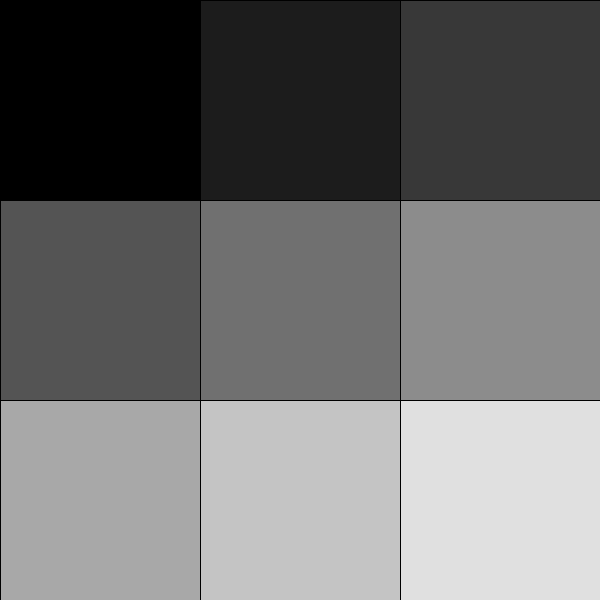
Frame 1 (no input)
Frame 60 (the mouse pressed at the canvas centre just before this capture): identical to frame 1, image omitted
Frame 120 (the mouse held since frame 60 and released just before this capture): identical to frame 1, image omitted

The Processing sketch that drew this single still picture (run headless with seeded random() and noise(); from frame 60 on, the mouse is pressed at the canvas centre):

// Processing sketch: for_second
// ── for_second.pde


void setup(){
  size(600, 600);
}


void draw(){

  int x = 0;
  int y = 0;
  int tam = 200;
  
  for(int i = 0; i < 9; i++){
    fill((255/9)*i);
    rect(x, y, tam, tam);
    x+=tam;
    if(x >= width){
      x = 0;
      y+=tam;
    }
  }
  
}
